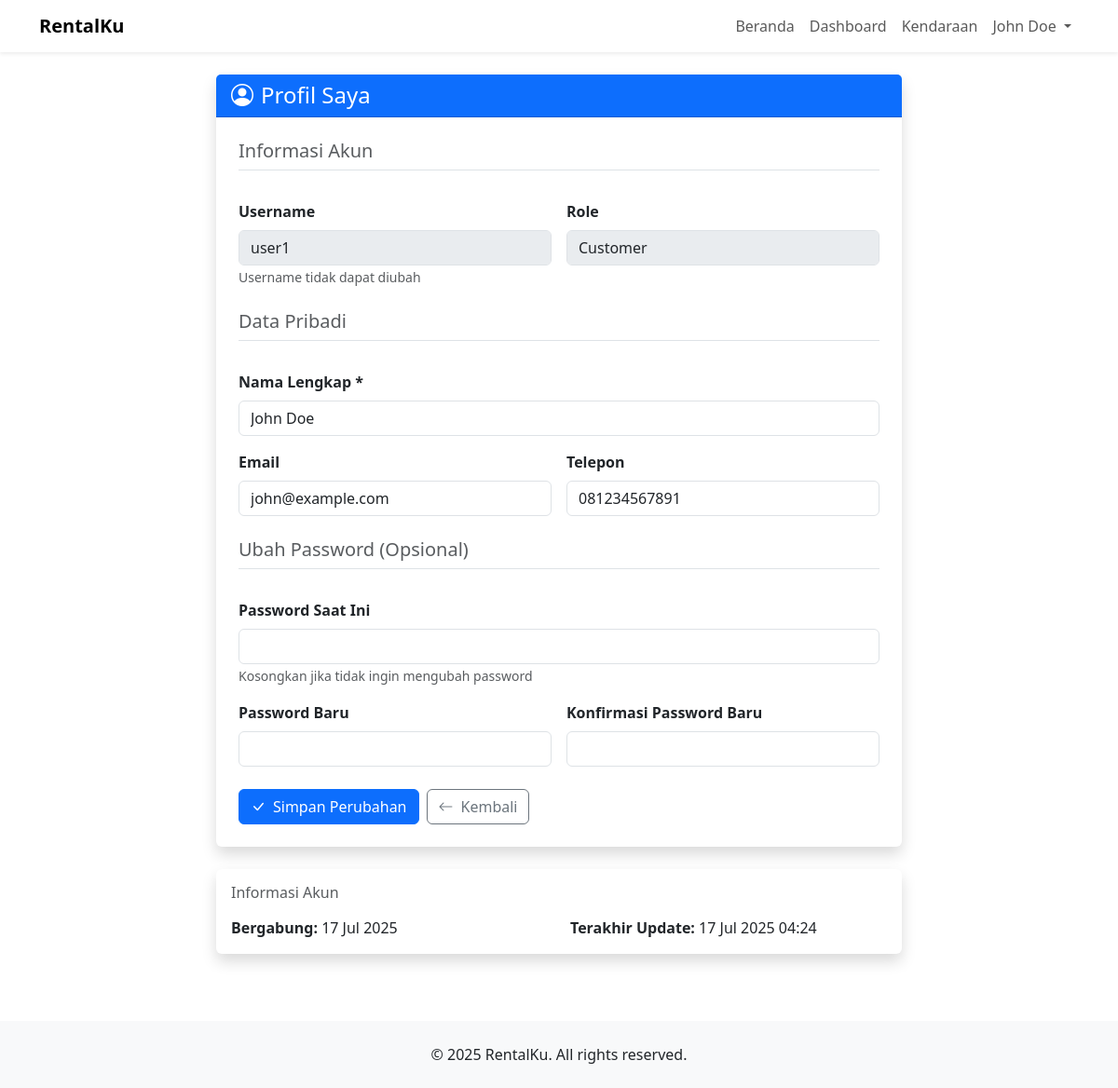
Screenshot of /src/profile.php (signed in) with the database file from the repository.
### tables this page shows
CREATE TABLE users (
    id         INT UNSIGNED AUTO_INCREMENT PRIMARY KEY,
    username   VARCHAR(50)  NOT NULL UNIQUE,
    password   VARCHAR(255) NOT NULL,
    full_name  VARCHAR(100) NOT NULL,
    email      VARCHAR(100),
    phone      VARCHAR(20),
    role_id    INT UNSIGNED NOT NULL,
    created_at TIMESTAMP DEFAULT CURRENT_TIMESTAMP,
    CONSTRAINT fk_users_roles
      FOREIGN KEY (role_id) REFERENCES roles(id)
      ON UPDATE CASCADE ON DELETE RESTRICT
);

### src/includes/functions.php (called while the page is built, shortened)
<?php
function h(string $str): string
{
    return htmlspecialchars($str, ENT_QUOTES, 'UTF-8');
}

### src/profile.php (the view, shortened to what this page needs)
<?php
require_once __DIR__.'/includes/db.php';
require_once __DIR__.'/includes/functions.php';
$user_id = $_SESSION['user']['id'];
$stmt = $pdo->prepare("SELECT * FROM users WHERE id = ?");
$stmt->execute([$user_id]);
$user = $stmt->fetch(PDO::FETCH_ASSOC);
include_once __DIR__.'/includes/header.php';
?>
<div class="container py-4">
    <div class="row justify-content-center">
        <div class="col-md-8">
            <div class="card border-0 shadow">
                <div class="card-header bg-primary text-white">
                    <h4 class="mb-0"><i class="bi bi-person-circle me-2"></i>Profil Saya</h4>
                </div>
                <div class="card-body p-4">
                    <form method="POST">
                        <div class="row g-3">
                            <div class="col-12">
                                <h5 class="text-muted border-bottom pb-2 mb-3">Informasi Akun</h5>
                            </div>
                            <div class="col-md-6">
                                <label class="form-label fw-semibold">Username</label>
                                <input type="text" class="form-control" value="<?= h($user['username']); ?>" disabled>
                                <small class="text-muted">Username tidak dapat diubah</small>
                            </div>
                            <div class="col-md-6">
                                <label class="form-label fw-semibold">Role</label>
                                <input type="text" class="form-control" value="Customer" disabled>
                            </div>
                            <div class="col-12 mt-4">
                                <h5 class="text-muted border-bottom pb-2 mb-3">Data Pribadi</h5>
                            </div>
                            <div class="col-12">
                                <label class="form-label fw-semibold">Nama Lengkap *</label>
                                <input type="text" name="full_name" class="form-control"
                                       value="<?= h($user['full_name']); ?>" required>
                            </div>
                            <div class="col-md-6">
                                <label class="form-label fw-semibold">Email</label>
                                <input type="email" name="email" class="form-control"
                                       value="<?= h($user['email'] ?? ''); ?>">
                            </div>
                            <div class="col-md-6">
                                <label class="form-label fw-semibold">Telepon</label>
                                <input type="text" name="phone" class="form-control"
                                       value="<?= h($user['phone'] ?? ''); ?>">
                            </div>
                            <div class="col-12 mt-4">
                                <h5 class="text-muted border-bottom pb-2 mb-3">Ubah Password (Opsional)</h5>
                            </div>
                            <div class="col-12">
                                <label class="form-label fw-semibold">Password Saat Ini</label>
                                <input type="password" name="current_password" class="form-control">
                                <small class="text-muted">Kosongkan jika tidak ingin mengubah password</small>
                            </div>
                            <div class="col-md-6">
                                <label class="form-label fw-semibold">Password Baru</label>
                                <input type="password" name="new_password" class="form-control" minlength="6">
                            </div>
                            <div class="col-md-6">
                                <label class="form-label fw-semibold">Konfirmasi Password Baru</label>
                                <input type="password" name="confirm_password" class="form-control" minlength="6">
                            </div>
                            <div class="col-12 mt-4">
                                <div class="d-flex gap-2">
                                    <button type="submit" class="btn btn-primary">
                                        <i class="bi bi-check-lg me-2"></i>Simpan Perubahan
                                    </button>
                                    <a href="user_dashboard.php" class="btn btn-outline-secondary">
                                        <i class="bi bi-arrow-left me-2"></i>Kembali
                                    </a>
                                </div>
                            </div>
                        </div>
                    </form>
                </div>
            </div>
            <div class="card border-0 shadow mt-4">
                <div class="card-body">
                    <h6 class="text-muted mb-3">Informasi Akun</h6>
                    <div class="row text-sm">
                        <div class="col-md-6">
                            <strong>Bergabung:</strong> <?= date('d M Y', strtotime($user['created_at'])); ?>
                        </div>
                        <div class="col-md-6">
                            <strong>Terakhir Update:</strong> <?= date('d M Y H:i', strtotime($user['created_at'])); ?>
                        </div>
                    </div>
                </div>
            </div>
        </div>
    </div>
</div>
<?php include_once __DIR__.'/includes/footer.php'; ?>

### src/assets/css/style.css (style rules this page uses)
::placeholder { color: #999; font-style: italic; }

### rows the page displays
users: username "user1", full_name "John Doe", email "john@example.com", phone "081234567891", created_at "17 Jul 2025", created_at "17 Jul 2025 04:24"

### other values shown
$_SESSION['user']['name'] "John Doe"
